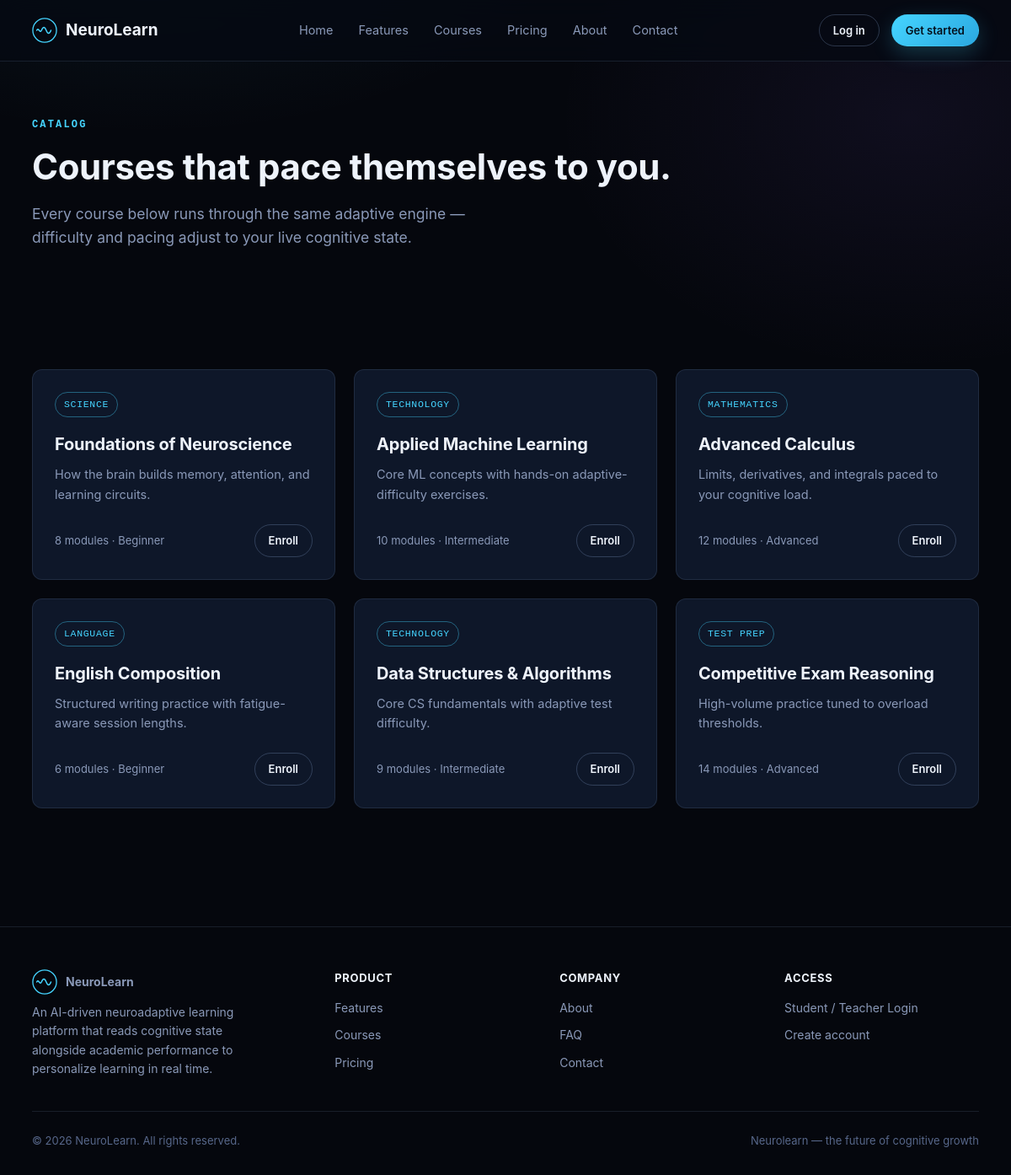
Screenshot of /courses with the database file from the repository.
### tables this page shows
CREATE TABLE courses (
    id INTEGER PRIMARY KEY AUTOINCREMENT,
    title TEXT NOT NULL,
    category TEXT,
    level TEXT,
    description TEXT,
    modules INTEGER DEFAULT 6
);

### routes/public_routes.py (the view)
@public_bp.route("/courses")
def courses():
    conn = get_db()
    rows = conn.execute("SELECT * FROM courses").fetchall()
    conn.close()
    return render_template("public/courses.html", courses=rows)

### database/connection.py (called while the page is built)
def get_db():
    conn = sqlite3.connect(Config.DATABASE_PATH)
    conn.row_factory = sqlite3.Row
    conn.execute("PRAGMA foreign_keys = ON")
    return conn

### templates/public/courses.html (shortened to what this page needs)
{% extends "layouts/base.html" %}
{% block content %}
<section class="hero" style="padding:60px 0 30px;">
  <div class="container">
    <span class="eyebrow">Catalog</span>
    <h1 style="font-size:42px;">Courses that pace themselves to you.</h1>
    <p class="lead">Every course below runs through the same adaptive engine — difficulty and pacing adjust to your live cognitive state.</p>
  </div>
</section>
<section class="section">
  <div class="container grid-3">
    {% for c in courses %}
    <div class="card">
      <span class="signal-tag on-attention">{{ c.category }}</span>
      <h3 class="mt-16">{{ c.title }}</h3>
      <p>{{ c.description }}</p>
      <div class="flex justify-between items-center mt-24">
        <span class="muted" style="font-size:13px;">{{ c.modules }} modules · {{ c.level }}</span>
        <a href="{{ url_for('auth.register') }}" class="btn btn-ghost btn-sm">Enroll</a>
      </div>
    </div>
    {% endfor %}
  </div>
</section>
{% endblock %}

### templates/layouts/base.html (shortened to what this page needs)
<!DOCTYPE html>
<html lang="en">
<head>
<link rel="stylesheet" href="{{ url_for('static', filename='css/style.css') }}">
</head>
<body>
<nav class="navbar">
  <div class="container">
    <a href="{{ url_for('public.home') }}" class="brand">
      <svg class="brand-mark" viewBox="0 0 32 32" fill="none">
        <circle cx="16" cy="16" r="15" stroke="#45d4ff" stroke-width="1.4"/>
        <path d="M6 16c2-5 4 5 6 0s4-5 6 0 4 5 6 0" stroke="#45d4ff" stroke-width="1.6" fill="none" stroke-linecap="round"/>
      </svg>
      NeuroLearn
    </a>
    <div class="nav-links">
      <a href="{{ url_for('public.home') }}">Home</a>
      <a href="{{ url_for('public.features') }}">Features</a>
      <a href="{{ url_for('public.courses') }}">Courses</a>
      <a href="{{ url_for('public.pricing') }}">Pricing</a>
      <a href="{{ url_for('public.about') }}">About</a>
      <a href="{{ url_for('public.contact') }}">Contact</a>
    </div>
    <div class="nav-cta">
      <a href="{{ url_for('auth.login') }}" class="btn btn-ghost btn-sm">Log in</a>
      <a href="{{ url_for('auth.register') }}" class="btn btn-primary btn-sm">Get started</a>
    </div>
  </div>
</nav>
{% block content %}{% endblock %}
<footer>
  <div class="container">
    <div class="footer-grid">
      <div>
        <a href="{{ url_for('public.home') }}" class="brand mb-16" style="display:inline-flex;">
          <svg class="brand-mark" viewBox="0 0 32 32" fill="none">
            <circle cx="16" cy="16" r="15" stroke="#45d4ff" stroke-width="1.4"/>
            <path d="M6 16c2-5 4 5 6 0s4-5 6 0 4 5 6 0" stroke="#45d4ff" stroke-width="1.6" fill="none" stroke-linecap="round"/>
          </svg>
          NeuroLearn
        </a>
        <p style="max-width:280px; font-size:14px;">An AI-driven neuroadaptive learning platform that reads cognitive state alongside academic performance to personalize learning in real time.</p>
      </div>
      <div>
        <h4>Product</h4>
        <a href="{{ url_for('public.features') }}">Features</a>
        <a href="{{ url_for('public.courses') }}">Courses</a>
        <a href="{{ url_for('public.pricing') }}">Pricing</a>
      </div>
      <div>
        <h4>Company</h4>
        <a href="{{ url_for('public.about') }}">About</a>
        <a href="{{ url_for('public.faq') }}">FAQ</a>
        <a href="{{ url_for('public.contact') }}">Contact</a>
      </div>
      <div>
        <h4>Access</h4>
        <a href="{{ url_for('auth.login') }}">Student / Teacher Login</a>
        <a href="{{ url_for('auth.register') }}">Create account</a>
      </div>
    </div>
    <div class="footer-bottom">
      <span>© 2026 NeuroLearn. All rights reserved.</span>
      <span>Neurolearn — the future of cognitive growth</span>
    </div>
  </div>
</footer>
</body>
</html>

### rows the page displays
courses: category "SCIENCE", title "Foundations of Neuroscience", description "How the brain builds memory, attention, and learning circuits.", modules "8", level "Beginner"
courses: category "TECHNOLOGY", title "Applied Machine Learning", description "Core ML concepts with hands-on adaptive-difficulty exercises.", modules "10", level "Intermediate"
courses: category "MATHEMATICS", title "Advanced Calculus", description "Limits, derivatives, and integrals paced to your cognitive load.", modules "12", level "Advanced"
courses: category "LANGUAGE", title "English Composition", description "Structured writing practice with fatigue-aware session lengths.", modules "6", level "Beginner"
courses: category "TECHNOLOGY", title "Data Structures & Algorithms", description "Core CS fundamentals with adaptive test difficulty.", modules "9", level "Intermediate"
courses: category "TEST PREP", title "Competitive Exam Reasoning", description "High-volume practice tuned to overload thresholds.", modules "14", level "Advanced"
